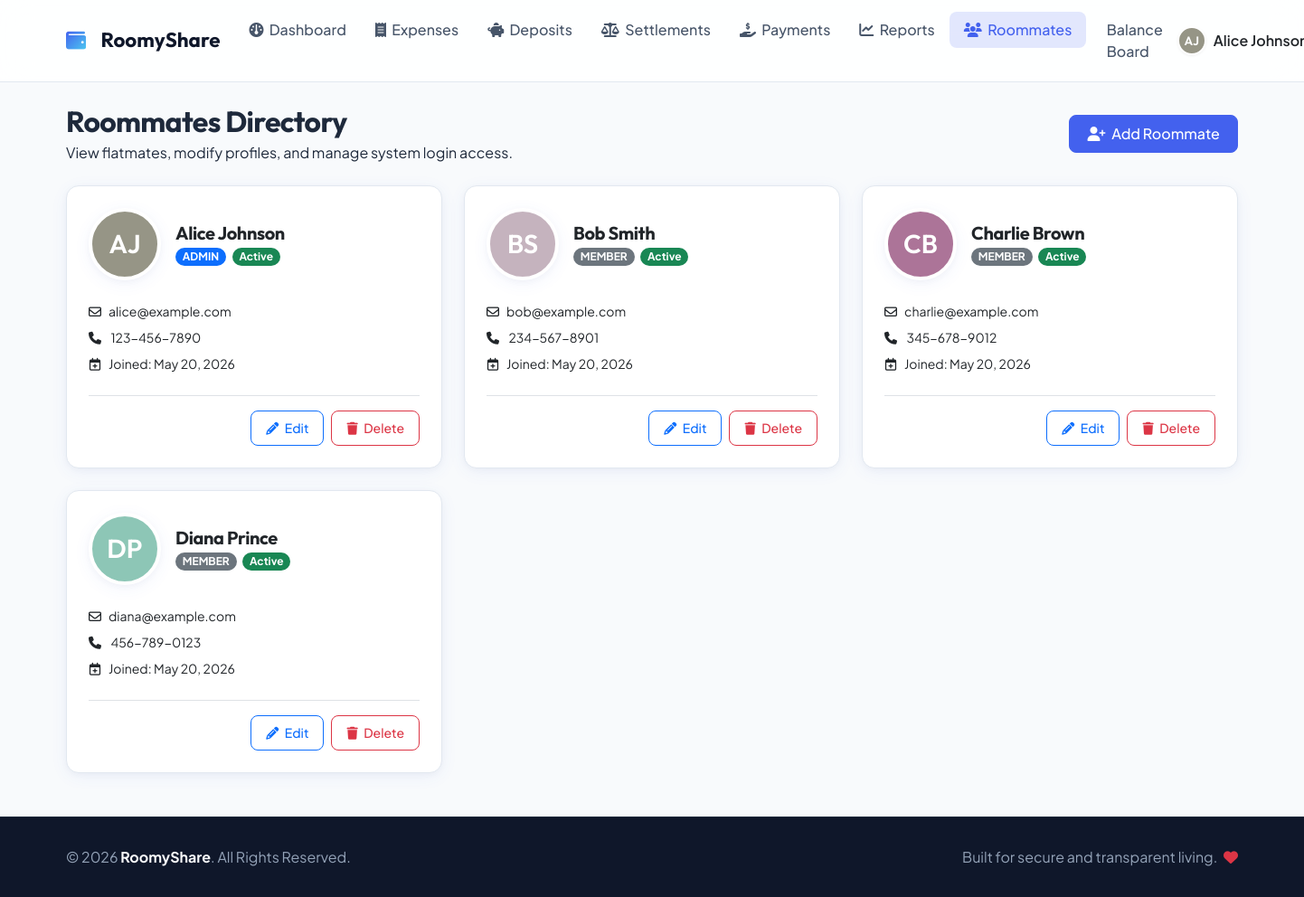
Screenshot of /members.php (signed in) with the database file from the repository.
### tables this page shows
CREATE TABLE IF NOT EXISTS `members` (
  `id` INT AUTO_INCREMENT PRIMARY KEY,
  `name` VARCHAR(100) NOT NULL,
  `email` VARCHAR(100) NOT NULL UNIQUE,
  `phone` VARCHAR(20) DEFAULT NULL,
  `password_hash` VARCHAR(255) NOT NULL,
  `role` ENUM('admin', 'member') NOT NULL DEFAULT 'member',
  `status` ENUM('active', 'inactive') NOT NULL DEFAULT 'active',
  `avatar` VARCHAR(255) DEFAULT NULL,
  `created_at` TIMESTAMP DEFAULT CURRENT_TIMESTAMP
);

### includes/auth.php (called while the page is built, shortened)
<?php
function is_admin() {
    return (isset($_SESSION['user_role']) && $_SESSION['user_role'] === 'admin');
}
function sanitize($data) {
    if (is_array($data)) {
        foreach ($data as $key => $value) {
            $data[$key] = sanitize($value);
        }
    } else {
        $data = trim($data);
        $data = stripslashes($data);
        $data = htmlspecialchars($data, ENT_QUOTES, 'UTF-8');
    }
    return $data;
}

### includes/functions.php (called while the page is built, shortened)
<?php
function get_avatar_initials($name) {
    $words = explode(" ", $name);
    $initials = "";
    $count = 0;
    foreach ($words as $w) {
        if ($count < 2 && !empty($w)) {
            $initials .= strtoupper($w[0]);
            $count++;
        }
    }
    return $initials ?: '?';
}
function get_avatar_bg($name) {
    $hash = md5($name);
    $r = hexdec(substr($hash, 0, 2)) % 100 + 100;
    $g = hexdec(substr($hash, 2, 2)) % 100 + 100;
    $b = hexdec(substr($hash, 4, 2)) % 100 + 100;
    return "rgb($r, $g, $b)";
}

### members.php (the view, shortened to what this page needs)
<?php
require_once 'config/database.php';
require_once 'includes/auth.php';
require_once 'includes/functions.php';
$is_admin = is_admin();
$members_list = [];
$res = $conn->query("SELECT id, name, email, phone, role, status, created_at FROM members ORDER BY role ASC, name ASC");
while ($row = $res->fetch_assoc()) {
    $members_list[] = $row;
}
require_once 'includes/header.php';
?>
<div class="row mb-4 align-items-center">
    <div class="col-sm-8 mb-3 mb-sm-0">
        <h2 class="fw-bold text-slate-900 mb-1">Roommates Directory</h2>
        <p class="text-slate-500 mb-0">View flatmates, modify profiles, and manage system login access.</p>
    </div>
    <div class="col-sm-4 text-sm-end">
        <?php if ($is_admin): ?>
            <button class="btn btn-primary" data-bs-toggle="modal" data-bs-target="#addRoommateModal">
                <i class="fa-solid fa-user-plus me-1"></i> Add Roommate
            </button>
        <?php endif; ?>
    </div>
</div>
<div class="row">
    <?php foreach ($members_list as $m): ?>
        <div class="col-md-6 col-lg-4 mb-4">
            <div class="card card-custom h-100">
                <div class="card-body p-4 d-flex flex-column">
                    <div class="d-flex align-items-center mb-3">
                        <div class="avatar-circle avatar-lg me-3" style="background-color: <?php echo get_avatar_bg($m['name']); ?>;">
                            <?php echo get_avatar_initials($m['name']); ?>
                        </div>
                        <div>
                            <h5 class="fw-bold text-slate-900 mb-0"><?php echo sanitize($m['name']); ?></h5>
                            <span class="badge rounded-pill <?php echo ($m['role'] === 'admin') ? 'bg-primary' : 'bg-secondary'; ?> mt-1 me-1">
                                <?php echo strtoupper($m['role']); ?>
                            </span>
                            <span class="badge rounded-pill <?php echo ($m['status'] === 'active') ? 'bg-success' : 'bg-danger'; ?> mt-1">
                                <?php echo ucfirst($m['status']); ?>
                            </span>
                        </div>
                    </div>
                    <ul class="list-unstyled text-slate-600 mb-4 small mt-2">
                        <li class="mb-2"><i class="fa-regular fa-envelope me-2 text-slate-400"></i><?php echo sanitize($m['email']); ?></li>
                        <li class="mb-2">
                            <i class="fa-solid fa-phone me-2 text-slate-400"></i>
                            <?php echo !empty($m['phone']) ? sanitize($m['phone']) : '<em class="text-slate-400">No phone provided</em>'; ?>
                        </li>
                        <li><i class="fa-regular fa-calendar-plus me-2 text-slate-400"></i>Joined: <?php echo date("M d, Y", strtotime($m['created_at'])); ?></li>
                    </ul>
                    <?php if ($is_admin): ?>
                        <div class="mt-auto pt-3 border-top d-flex gap-2 justify-content-end">
                            <button class="btn btn-sm btn-outline-primary px-3 edit-btn"
                                    data-id="<?php echo $m['id']; ?>"
                                    data-name="<?php echo sanitize($m['name']); ?>"
                                    data-email="<?php echo sanitize($m['email']); ?>"
                                    data-phone="<?php echo sanitize($m['phone']); ?>"
                                    data-role="<?php echo $m['role']; ?>"
                                    data-status="<?php echo $m['status']; ?>"
                                    data-bs-toggle="modal"
                                    data-bs-target="#editRoommateModal">
                                <i class="fa-solid fa-pencil me-1"></i> Edit
                            </button>
                            <?php if ($m['id'] !== $_SESSION['user_id']): ?>
                                <a href="members.php?delete=<?php echo $m['id']; ?>"
                                   class="btn btn-sm btn-outline-danger px-3"
                                   onclick="return confirmDelete('Are you sure you want to delete <?php echo sanitize(addslashes($m['name'])); ?>? This will permanently delete this roommate and ALL their recorded expenses, deposits, and payments!')">
                                    <i class="fa-solid fa-trash me-1"></i> Delete
                                </a>
                            <?php endif; ?>
                        </div>
                    <?php endif; ?>
                </div>
            </div>
        </div>
    <?php endforeach; ?>
</div>
<?php
require_once 'includes/footer.php';
?>

### assets/css/style.css (style rules this page uses)
:root { --font-heading: 'Outfit', sans-serif; --font-body: 'Plus Jakarta Sans', sans-serif; --primary: #4361ee; --primary-glow: rgba(67, 97, 238, 0.15); --secondary: #3f37c9; --accent: #4cc9f0; --success: #10b981; --success-glow: rgba(16, 185, 129, 0.15); --warning: #f59e0b; --warning-glow: rgba(245, 158, 11, 0.15); --danger: #ef4444; --danger-glow: rgba(239, 68, 68, 0.15); --info: #0ea5e9; --info-glow: rgba(14, 165, 233, 0.15); --slate-50: #f8fafc; --slate-100: #f1f5f9; --slate-200: #e2e8f0; --slate-300: #cbd5e1; --slate-400: #94a3b8; --slate-500: #64748b; --slate-600: #475569; --slate-700: #334155; --slate-800: #1e293b; --slate-900: #0f172a; --bg-app: #f8fafc; --bg-card: #ffffff; --border-color: #e2e8f0; --text-main: #1e293b; --text-muted: #64748b; --radius-sm: 8px; --radius-md: 14px; --radius-lg: 20px; --shadow-sm: 0 1px 3px 0 rgba(0, 0, 0, 0.05); --shadow-md: 0 4px 20px -2px rgba(67, 97, 238, 0.08), 0 2px 8px -1px rgba(0, 0, 0, 0.04); --shadow-lg: 0 10px 30px -5px rgba(67, 97, 238, 0.12), 0 4px 12px -2px rgba(0, 0, 0, 0.06); --transition: all 0.3s cubic-bezier(0.4, 0, 0.2, 1); }
body { font-family: var(--font-body); background-color: var(--bg-app); color: var(--text-main); min-height: 100vh; display: flex; flex-direction: column; overflow-x: hidden; }
h1, h2, h3, h4, h5, h6 { font-family: var(--font-heading); font-weight: 600; letter-spacing: -0.02em; }
.card-custom { background-color: var(--bg-card); border: 1px solid var(--border-color); border-radius: var(--radius-md); box-shadow: var(--shadow-md); transition: var(--transition); overflow: hidden; }
.avatar-circle { width: 42px; height: 42px; border-radius: 50%; display: flex; align-items: center; justify-content: center; font-weight: 600; font-family: var(--font-heading); color: #ffffff; box-shadow: var(--shadow-sm); border: 2px solid #ffffff; object-fit: cover; }
.avatar-lg { width: 80px; height: 80px; font-size: 1.8rem; border: 4px solid #ffffff; box-shadow: var(--shadow-md); }
.btn { border-radius: var(--radius-sm); font-weight: 500; transition: var(--transition); padding: 0.5rem 1.2rem; }
.btn-primary { background-color: var(--primary); border-color: var(--primary); }

### rows the page displays
members: name "AJ", name "Alice Johnson", role "ADMIN", status "Active", email "alice@example.com", phone "123-456-7890", created_at "May 20, 2026"
members: name "BS", name "Bob Smith", role "MEMBER", status "Active", email "bob@example.com", phone "234-567-8901", created_at "May 20, 2026"
members: name "CB", name "Charlie Brown", role "MEMBER", status "Active", email "charlie@example.com", phone "345-678-9012", created_at "May 20, 2026"
members: name "DP", name "Diana Prince", role "MEMBER", status "Active", email "diana@example.com", phone "456-789-0123", created_at "May 20, 2026"

### other values shown
get_avatar_initials($_SESSION['user_name']) "AJ"
$_SESSION['user_name'] "Alice…"
